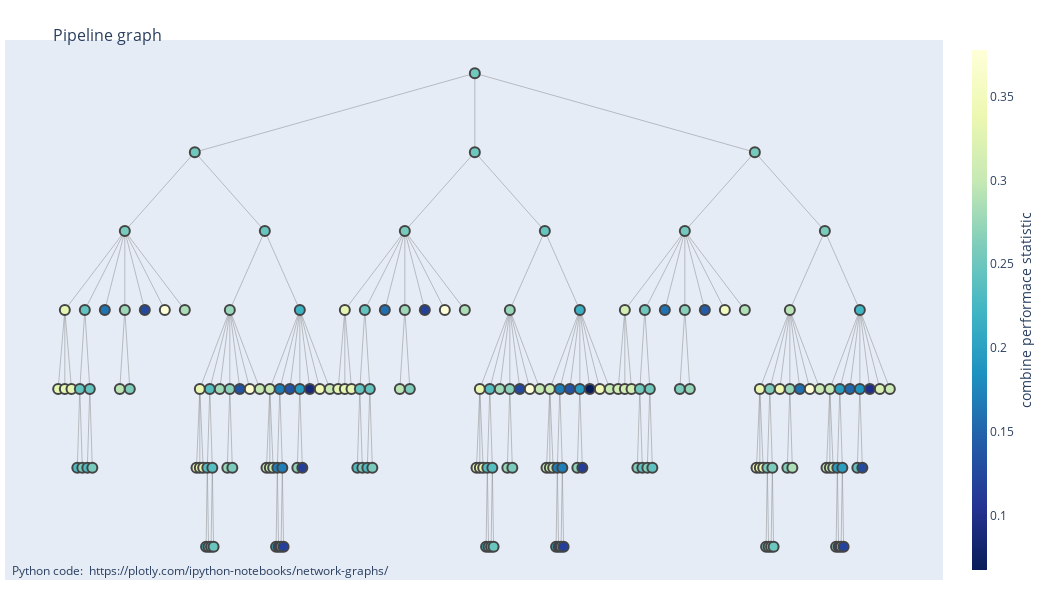

Source (notebook cell):
### Markdown cell above
## Workflow Comparison

### Code cell
from  modules.analysis_functions import plot_benchmark_tree, plot_workflow_boxplots
import numpy as np

internode_function=np.mean
stats=["precision", "coverage"]

plot_benchmark_tree(pipe_tree, internode_function=internode_function, stats=stats)

### Figure 1 — Plotly figure (JSON) as saved in the notebook; plotly's stock layout.template omitted (floating-point values rounded to 4 significant figures; data arrays with more than 128 entries replaced by an {"elided": "..."} marker saying what was removed)
{"data": [{"hoverinfo": "none", "line": {"color": "#888", "width": 0.5}, "mode": "lines", "type": "scatter", "x": {"elided": "531 float values"}, "y": {"elided": "531 float values"}}, {"hoverinfo": "text", "marker": {"color": {"elided": "178 float values"}, "colorbar": {"thickness": 15, "title": {"side": "right", "text": "combine performace statistic"}, "xanchor": "left"}, "colorscale": [[0, "rgb(255,255,217)"], [0.125, "rgb(237,248,177)"], [0.25, "rgb(199,233,180)"], [0.375, "rgb(127,205,187)"], [0.5, "rgb(65,182,196)"], [0.625, "rgb(29,145,192)"], [0.75, "rgb(34,94,168)"], [0.875, "rgb(37,52,148)"], [1, "rgb(8,29,88)"]], "line": {"width": 2}, "reversescale": true, "showscale": true, "size": 10}, "mode": "markers", "text": {"elided": "178 str values"}, "type": "scatter", "x": {"elided": "178 float values"}, "y": {"elided": "178 float values"}}], "layout": {"annotations": [{"showarrow": false, "text": "Python code: <a href='https://plotly.com/ipython-notebooks/network-graphs/'> https://plotly.com/ipython-notebooks/network-graphs/</a>", "x": 0.005, "xref": "paper", "y": -0.002, "yref": "paper"}], "autosize": false, "height": 600, "hovermode": "closest", "margin": {"b": 20, "l": 5, "r": 5, "t": 40}, "showlegend": false, "title": {"font": {"size": 16}, "text": "<br>Pipeline graph"}, "width": 1050, "xaxis": {"showgrid": false, "showticklabels": false, "zeroline": false}, "yaxis": {"showgrid": false, "showticklabels": false, "zeroline": false}}}
